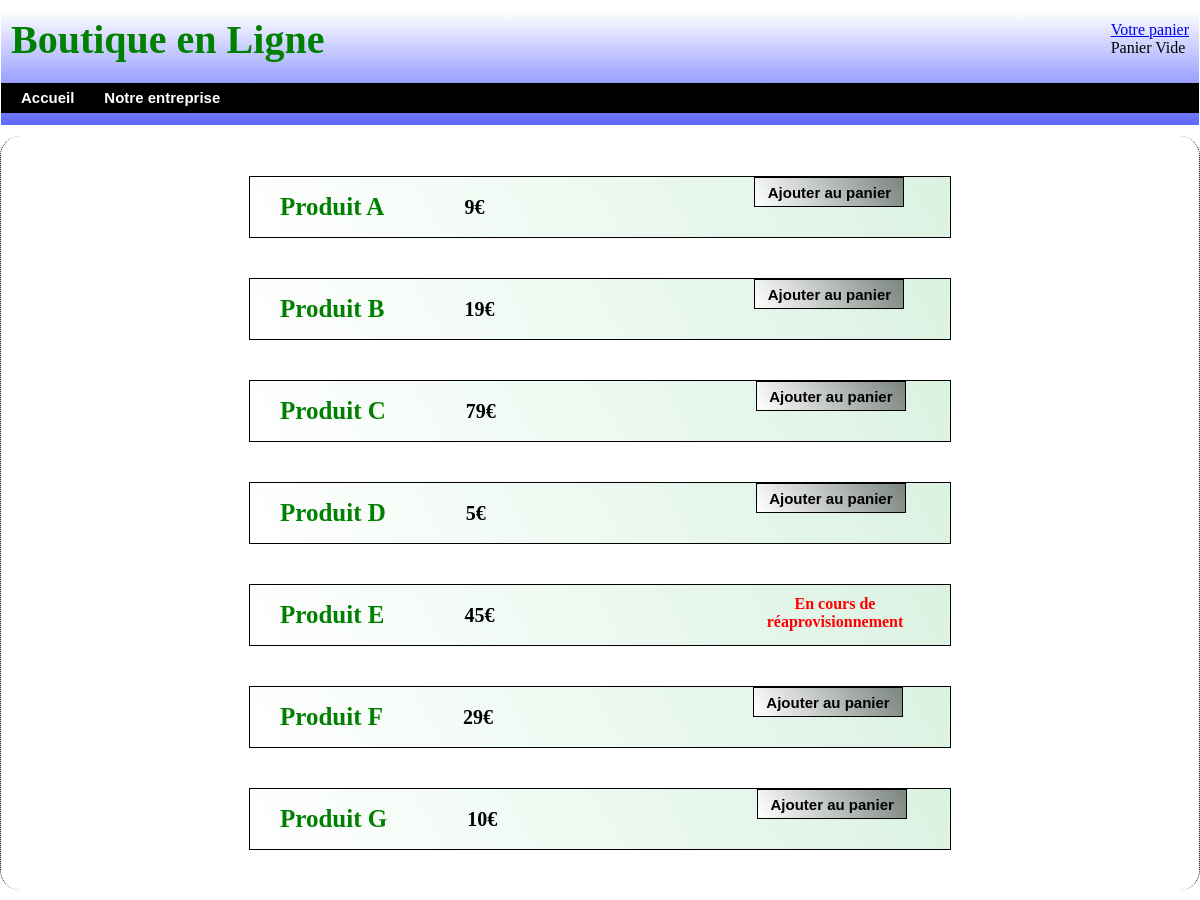
Screenshot of /demande/index.php with the database file from the repository.
### tables this page shows
CREATE TABLE IF NOT EXISTS `produit` (
  `product_id` int(11) NOT NULL AUTO_INCREMENT,
  `product_name` text NOT NULL,
  `product_price` varchar(20) NOT NULL,
  `product_stock` int(11) NOT NULL,
  PRIMARY KEY (`product_id`)
);

### demande/index.php (the view, shortened to what this page needs)
<?php require ('Include/inc_connexion.php'); ?>
<?php
$result = $mysqli -> query ('SELECT * FROM produit');
$donnees = $result -> fetch_all();
?>
    <html>
    <head>
        <link rel="stylesheet" href="css/style.css" media="screen"/>
    </head>
    <body>
        <div class="wrapper">
            <?php require ('Include/inc_header.php') ?>
            <section>
                <?php
                foreach ($donnees as $key => $value)
                {
                    $ProductName = $value ['1'];
                    $ProductPrice = $value ['2'];
                    $id = $value ['0'];
                    $stock = $value ['3'];
                ?>
                <div class="article">
                    <h2><?php echo $ProductName; ?></h2>
                    <p class="prix"><?php echo $ProductPrice.'€'; ?></p>
                    <?php
                    if ($stock > 0)
                    {
                    ?>
                    <form action="panier.php" method="POST">
                        <p><input type="submit" name="<?php echo $id; ?>" value="Ajouter au panier" /></p>
                    </form>
                    <?php
                    }
                    else
                    {
                    ?>
                    <p class="reappro">En cours de réaprovisionnement</p>
                    <?php
                    }
                    ?>
                </div>
                <?php
                }
                ?>
            </section>
        </div>
    </body>
    </html>

### demande/Include/inc_header.php (shortened to what this page needs)
<header>
    <h1>Boutique en Ligne</h1>
    <nav>
        <ul>
            <li><a href="index.php">Accueil</a></li>
            <li><a href="#">Notre entreprise</a></li>
        </ul>
    </nav>
    <aside id="panier">
        <p><a href="Panier.php">Votre panier</a></p>
        <?php
        if (!empty($_SESSION['panier']))
        {
            $nb_article = count($_SESSION['panier']);
                if ($nb_article === 1)
                {
                ?>
                <p><?php echo $nb_article. 'article'; ?></p>
                <?php
                }
                else
                {
                ?>
                <p><?php echo $nb_article. 'articles'; ?></p>
                <?php
                }
        }
        else
        {
        ?>
        <p>Panier Vide</p>
        <?php
        }
        ?>
    </aside>
</header>

### demande/css/style.css (style rules this page uses)
* { margin : 0px; padding : 0px; }
header { height : 114px; border : 1px solid white; margin : 10px 0; position : relative; background-image:linear-gradient(white, #5d68ff); border-radius : 10px 10px 0 0; }
header h1 { margin: 5px 0 20px 10px; font-family : trebuchet; font-size : 40px; color : green; }
aside { position : absolute; top : 10px; right : 10px; }
nav ul { height : 30px; padding-left : 20px; background-color : black; }
nav li { float : left; list-style-type : none; margin-right : 30px; line-height : 30px; }
nav ul li a { text-decoration : none; font-family : Arial; font-weight : bold; font-size : 15px; color : white; }
section { border-left : 1px dotted black; border-right : 1px dotted black; background-color : white; border-radius : 20px; margin-bottom : 10px; min-height : 500px; padding: 20px 0 20px 0; }
.article { width : 700px; height : 60px; margin: 20px auto; border : 1px solid black; background-image:linear-gradient(60deg, white, #daf2e2); }
.article h2, .article p.prix, .article form { float : left; line-height : 60px; }
.article h2 { margin-left : 30px; font-family : serif; font-size : 25px; font-weight : bold; color : green; }
.article p.prix { width: 40px; height: 62px; margin-left : 80px; font-family : serif; font-size : 20px; font-weight : bold; color : black; }
.article p.reappro { width : 150px; margin-left : 510px; margin-top : 10px; font-family : serif; font-size : 16px; font-weight : bold; color : red; text-align : center; }
.article form p input { margin-left : 250px; width : 150px; height : 30px; font-family : Arial; font-size : 15px; font-weight : bold; color : black; background-image:linear-gradient(60deg, white, #7b857f); border : 1px solid black; cursor : pointer; }

### rows the page displays
produit: product_name "Produit A", product_price "9"
produit: product_name "Produit B", product_price "19"
produit: product_name "Produit C", product_price "79"
produit: product_name "Produit D", product_price "5"
produit: product_name "Produit E", product_price "45", product_stock "En cours de réaprovisionnement"
produit: product_name "Produit F", product_price "29"
produit: product_name "Produit G", product_price "10"
